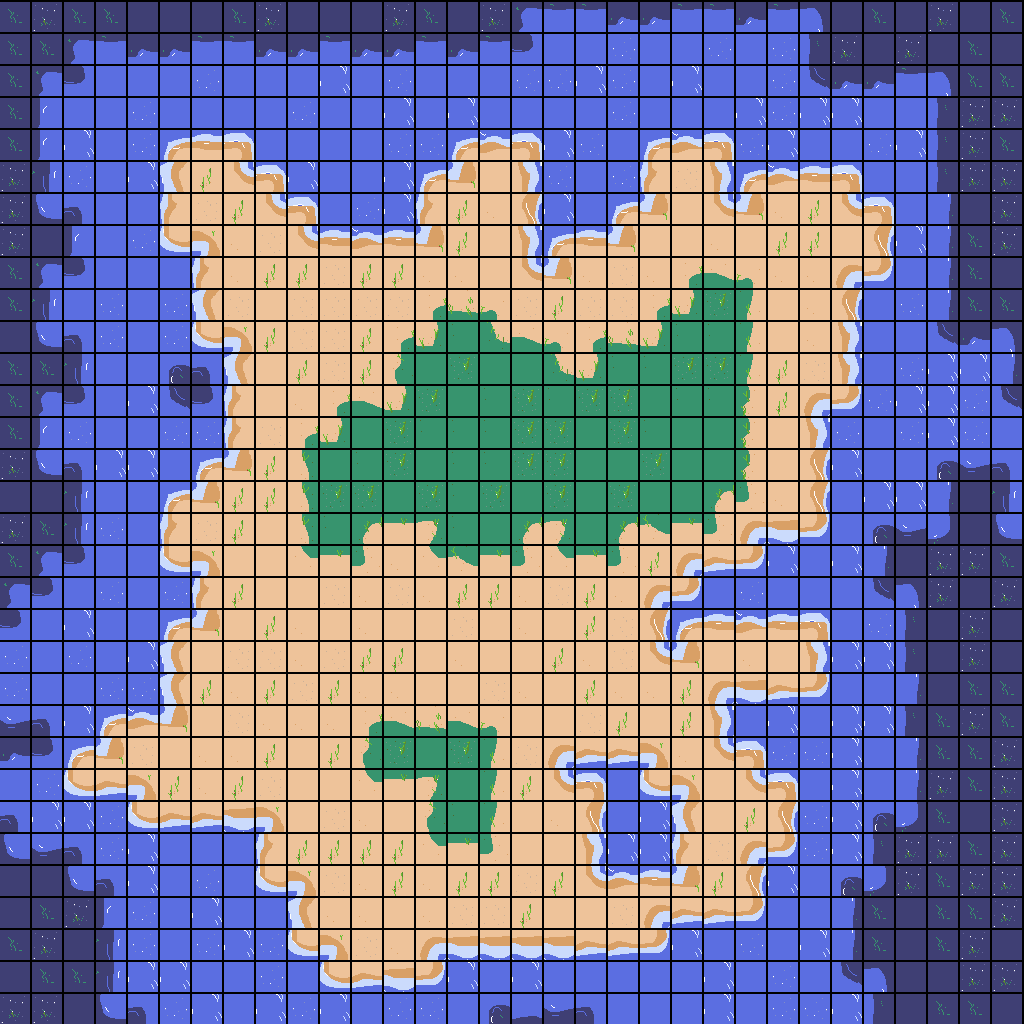

This game map was drawn from its Tiled (.tmx) file and the tilesets committed beside it. A one-line description and the full map source follow:
An orthogonal 32x32 tile map with 32x32 px tiles, 1 tile layer (Tile Layer 1).

<map version="1.2" tiledversion="1.2.0" orientation="orthogonal" renderorder="right-down" width="32" height="32" tilewidth="32" tileheight="32" infinite="0" nextlayerid="2" nextobjectid="1">
 <tileset firstgid="1" name="landscape" tilewidth="30" tileheight="30" spacing="1" margin="1" tilecount="128" columns="16">
  <grid orientation="orthogonal" width="32" height="32" />
  <image source="../images/terrain.png" width="512" height="256" />
  <terraintypes>
   <terrain name="water" tile="0" />
   <terrain name="deep water" tile="1" />
   <terrain name="beach" tile="2" />
   <terrain name="grass" tile="3" />
  </terraintypes>
  <tile id="0" terrain="0,0,0,0" />
  <tile id="1" terrain="1,1,1,1" />
  <tile id="2" terrain="2,2,2,2" />
  <tile id="3" terrain="3,3,3,3" />
  <tile id="16" terrain="0,0,0,0" />
  <tile id="17" terrain="1,1,1,1" />
  <tile id="18" terrain="2,2,2,2" />
  <tile id="19" terrain="3,3,3,3" />
  <tile id="32" terrain="2,2,2,0" />
  <tile id="33" terrain="2,2,0,0" />
  <tile id="34" terrain="2,2,0,2" />
  <tile id="35" terrain="3,3,3,2" />
  <tile id="36" terrain="3,3,2,2" />
  <tile id="37" terrain="3,3,2,3" />
  <tile id="38" terrain="1,1,1,0" />
  <tile id="39" terrain="1,1,0,0" />
  <tile id="40" terrain="1,1,0,1" />
  <tile id="48" terrain="2,0,2,0" />
  <tile id="49" terrain="0,0,0,0" />
  <tile id="50" terrain="0,2,0,2" />
  <tile id="51" terrain="3,2,3,2" />
  <tile id="52" terrain="2,2,2,2" />
  <tile id="53" terrain="2,3,2,3" />
  <tile id="54" terrain="1,0,1,0" />
  <tile id="55" terrain="0,0,0,0" />
  <tile id="56" terrain="0,1,0,1" />
  <tile id="64" terrain="2,0,2,2" />
  <tile id="65" terrain="0,0,2,2" />
  <tile id="66" terrain="0,2,2,2" />
  <tile id="67" terrain="3,2,3,3" />
  <tile id="68" terrain="2,2,3,3" />
  <tile id="69" terrain="2,3,3,3" />
  <tile id="70" terrain="1,0,1,1" />
  <tile id="71" terrain="0,0,1,1" />
  <tile id="72" terrain="0,1,1,1" />
  <tile id="80" terrain="0,0,0,2" />
  <tile id="81" terrain="0,0,2,2" />
  <tile id="82" terrain="0,0,2,0" />
  <tile id="83" terrain="2,2,2,3" />
  <tile id="84" terrain="2,2,3,3" />
  <tile id="85" terrain="2,2,3,2" />
  <tile id="86" terrain="0,0,0,1" />
  <tile id="87" terrain="0,0,1,1" />
  <tile id="88" terrain="0,0,1,0" />
  <tile id="96" terrain="0,2,0,2" />
  <tile id="97" terrain="2,2,2,2" />
  <tile id="98" terrain="2,0,2,0" />
  <tile id="99" terrain="2,3,2,3" />
  <tile id="100" terrain="3,3,3,3" />
  <tile id="101" terrain="3,2,3,2" />
  <tile id="102" terrain="0,1,0,1" />
  <tile id="103" terrain="1,1,1,1" />
  <tile id="104" terrain="1,0,1,0" />
  <tile id="112" terrain="0,2,0,0" />
  <tile id="113" terrain="2,2,0,0" />
  <tile id="114" terrain="2,0,0,0" />
  <tile id="115" terrain="2,3,2,2" />
  <tile id="116" terrain="3,3,2,2" />
  <tile id="117" terrain="3,2,2,2" />
  <tile id="118" terrain="0,1,0,0" />
  <tile id="119" terrain="1,1,0,0" />
  <tile id="120" terrain="1,0,0,0" />
 </tileset>
 <layer id="1" name="Tile Layer 1" width="32" height="32">
  <data encoding="csv">
104,18,104,104,2,2,2,104,18,2,2,2,18,104,2,18,39,40,40,120,120,40,40,120,40,41,2,104,2,18,2,104,
104,104,39,40,120,120,40,40,120,120,40,120,120,40,120,40,121,56,56,17,56,1,17,56,17,103,18,2,18,2,104,2,
104,39,121,1,56,1,17,1,1,56,50,1,17,1,1,1,17,17,50,17,56,50,56,1,17,119,120,120,40,41,104,104,
104,55,56,1,17,1,56,56,1,17,1,56,50,1,50,1,1,1,56,17,1,56,1,50,17,50,50,56,56,103,18,18,
104,55,50,1,17,81,82,83,56,1,1,1,17,17,81,66,83,50,17,1,81,66,83,17,50,1,1,17,50,103,18,104,
18,105,17,56,50,51,53,65,83,50,56,56,50,81,67,3,49,17,56,17,97,19,49,81,66,82,83,1,1,103,18,18,
18,71,89,1,56,97,19,53,65,83,1,17,50,97,53,98,99,50,1,81,67,3,65,67,98,53,65,83,1,57,2,18,
18,2,55,1,17,113,35,98,19,65,82,66,82,67,53,3,49,81,82,67,3,3,98,3,53,53,3,99,50,57,104,18,
104,39,121,1,1,1,97,98,53,53,19,53,53,98,98,3,65,67,98,19,98,84,85,86,98,98,33,115,1,57,104,2,
104,105,1,17,56,17,51,19,3,19,19,19,19,84,69,86,19,53,19,19,84,70,20,102,3,98,99,1,17,57,104,104,
2,71,89,17,1,17,113,35,53,19,19,53,84,70,101,68,85,86,84,69,70,101,101,102,3,98,49,1,56,119,120,41,
104,104,105,56,1,87,89,51,3,53,19,53,100,4,20,4,4,68,70,101,101,20,20,102,53,19,49,56,17,50,50,57,
104,39,121,1,50,119,121,97,3,98,84,85,70,20,4,101,20,101,20,20,4,101,101,52,53,33,115,17,50,50,17,119,
104,55,17,56,56,17,17,97,19,84,70,4,20,101,101,101,20,20,4,20,101,4,4,52,3,49,17,1,17,50,17,56,
18,71,89,50,50,56,81,67,53,54,4,101,20,4,101,101,20,20,4,4,20,4,4,52,3,99,50,1,1,87,88,89,
2,2,105,1,56,81,67,53,53,54,20,20,4,20,101,20,4,20,4,20,4,4,36,118,98,99,56,50,50,57,2,105,
18,104,105,17,56,97,19,53,3,54,101,36,37,38,101,4,36,38,4,36,117,37,118,33,34,115,1,87,88,73,2,71,
104,39,121,1,1,113,35,3,3,116,37,118,98,116,117,37,118,116,37,118,53,33,114,115,50,1,50,57,2,18,18,104,
39,121,56,17,1,17,97,53,3,3,19,98,19,98,53,53,98,19,53,98,33,115,56,17,1,56,1,119,41,18,2,18,
121,1,50,56,1,81,67,3,53,98,3,98,3,3,19,3,98,3,53,19,99,81,82,66,82,83,1,17,103,2,18,2,
17,56,17,1,50,51,3,19,19,98,19,53,53,3,98,3,3,53,98,19,65,67,3,98,3,49,50,50,103,2,18,2,
17,56,56,17,17,51,53,98,53,19,53,98,98,3,3,19,98,3,53,98,98,53,33,34,114,115,1,1,57,2,104,104,
88,89,50,81,66,67,3,19,98,98,98,84,85,69,85,86,3,3,19,53,3,53,49,1,50,56,50,50,103,104,18,104,
120,121,81,67,19,3,98,98,53,3,53,100,20,4,20,102,19,33,114,114,35,98,65,83,17,17,50,1,57,104,104,18,
1,17,113,114,35,53,98,53,19,3,3,116,37,38,4,102,53,65,83,1,113,35,3,65,83,56,50,1,57,18,104,18,
89,50,50,17,113,114,114,34,35,3,19,98,3,100,101,102,3,98,99,1,50,51,3,53,99,17,50,87,73,104,2,18,
71,88,89,17,50,56,56,56,97,53,53,53,53,116,37,118,3,3,49,50,50,97,19,33,115,17,50,103,18,18,104,18,
2,2,71,89,50,1,17,1,113,35,19,98,53,98,53,53,19,53,65,66,82,67,53,99,50,56,87,73,18,104,18,18,
2,104,18,55,17,1,50,56,1,51,98,98,3,98,19,19,53,3,3,19,33,114,114,115,56,1,57,104,2,104,104,18,
104,18,2,105,17,56,17,50,17,113,35,19,98,33,34,34,34,34,114,114,115,50,1,17,1,50,57,104,2,104,18,2,
2,104,104,105,50,50,56,56,17,1,113,114,34,115,50,56,50,56,1,1,1,56,50,56,17,56,119,41,2,2,18,18,
18,18,2,71,89,17,50,56,50,17,50,56,17,17,56,87,72,88,89,56,1,1,50,1,17,17,50,103,2,104,104,2
</data>
 </layer>
</map>